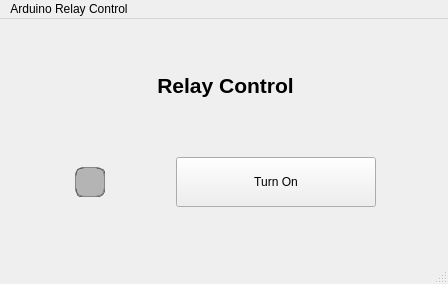
<?xml version="1.0" encoding="UTF-8"?>
<ui version="4.0">
 <class>MainWindow</class>
 <widget class="QMainWindow" name="MainWindow">
  <property name="geometry">
   <rect>
    <x>0</x>
    <y>0</y>
    <width>448</width>
    <height>284</height>
   </rect>
  </property>
  <property name="windowTitle">
   <string>MainWindow</string>
  </property>
  <widget class="QWidget" name="centralwidget">
   <widget class="QWidget" name="verticalLayoutWidget">
    <property name="geometry">
     <rect>
      <x>10</x>
      <y>0</y>
      <width>431</width>
      <height>231</height>
     </rect>
    </property>
    <layout class="QVBoxLayout" name="verticalLayout">
     <item>
      <widget class="QLabel" name="label">
       <property name="maximumSize">
        <size>
         <width>16777215</width>
         <height>50</height>
        </size>
       </property>
       <property name="font">
        <font>
         <pointsize>16</pointsize>
         <weight>75</weight>
         <bold>true</bold>
        </font>
       </property>
       <property name="text">
        <string>Relay Control</string>
       </property>
       <property name="alignment">
        <set>Qt::AlignCenter</set>
       </property>
      </widget>
     </item>
     <item>
      <layout class="QHBoxLayout" name="horizontalLayout">
       <item>
        <widget class="QLineEdit" name="lineEdit_OnOff_Indicator">
         <property name="maximumSize">
          <size>
           <width>30</width>
           <height>30</height>
          </size>
         </property>
         <property name="styleSheet">
          <string notr="true">QLineEdit{
	background-color: rgb(180,180,180);
	border: 1px solid rgb(90, 90, 90);
	border-radius: 8px;
	border-style: ridge;
}</string>
         </property>
        </widget>
       </item>
       <item>
        <widget class="QPushButton" name="pushButton_OnOff">
         <property name="maximumSize">
          <size>
           <width>200</width>
           <height>50</height>
          </size>
         </property>
         <property name="text">
          <string>Turn On</string>
         </property>
        </widget>
       </item>
      </layout>
     </item>
    </layout>
   </widget>
  </widget>
  <widget class="QMenuBar" name="menubar">
   <property name="geometry">
    <rect>
     <x>0</x>
     <y>0</y>
     <width>448</width>
     <height>26</height>
    </rect>
   </property>
   <widget class="QMenu" name="menuArduino_Relay_Control">
    <property name="title">
     <string>Arduino Relay Control</string>
    </property>
   </widget>
   <addaction name="menuArduino_Relay_Control"/>
  </widget>
  <widget class="QStatusBar" name="statusbar"/>
 </widget>
 <resources/>
 <connections/>
</ui>
